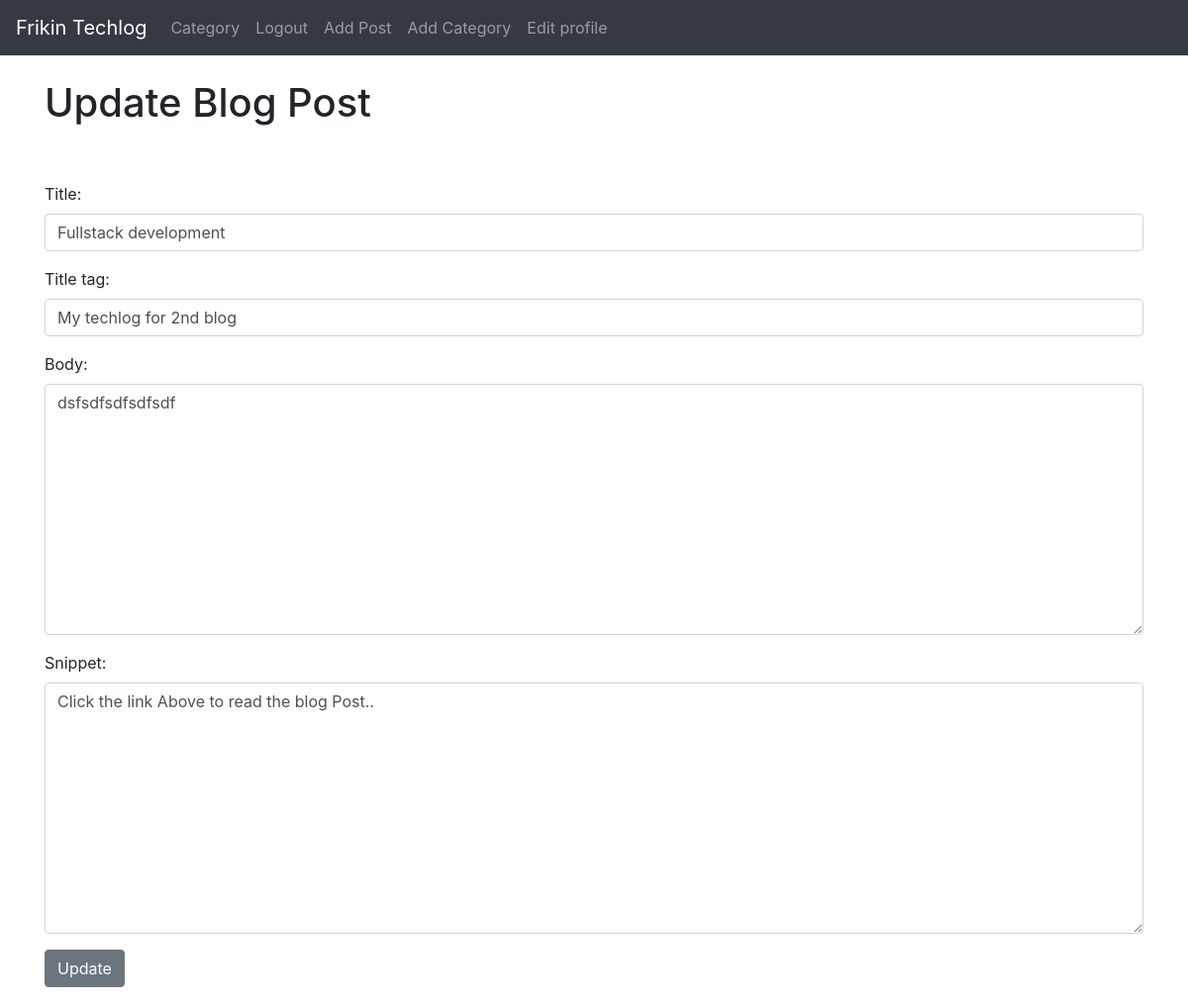
Page /article/edit/22 (signed in) on the committed database.
### techlog/models.py (models this page shows, shortened)
class Post(models.Model):
    title = models.CharField(max_length=255)
    title_tag = models.CharField(max_length=255)
    author = models.ForeignKey(User, on_delete=models.CASCADE)
    body = RichTextField(blank=True, null=True)
    post_date = models.DateField(auto_now_add=True)
    category = models.CharField(max_length=255, default='coding')
    snippet = models.CharField(max_length=255) #default='Click the link Above to read the blog Post..')
    likes = models.ManyToManyField(User, related_name='blog_posts' )

### techlog/views.py (the view)
# urls.py: path('article/edit/<int:pk>', UpdatePostView.as_view(), name='update_post'),
class UpdatePostView(UpdateView):
    model = Post
    form_class = EditForm
    template_name = 'update_post.html'

### techlog/forms.py
class EditForm(forms.ModelForm):
    class Meta:
        model = Post
        fields = ('title', 'title_tag',  'body', 'snippet')
        widgets = {
            'title': forms.TextInput(attrs={'class': 'form-control', 'placeholder':'This is Title Placeholder'}),
            'title_tag': forms.TextInput(attrs={'class': 'form-control'}),
            'body': forms.Textarea(attrs={'class': 'form-control'}),
            'snippet': forms.Textarea(attrs={'class': 'form-control'}),
        }

### techlog/templates/update_post.html (shortened to what this page needs)
{% extends 'base.html' %}
{% block content %}
{% if user.is_authenticated %}
 {% if user.id == post.author.id %}
<h1> Update Blog Post</h1>
<br/>  <br/>
  <div class="form-group">
<form method="POST">
    {{ form.as_p }}
    <button class="btn btn-secondary">Update</button>
     </div>
{% else %}
You are not allowed here! (and you Know it...)
{% endif %}
{% else %}
You are not allowed here! (and you Know it...)
{% endif %}
{% endblock%}

### rows in the picture
Post: title "Fullstack development", title_tag "My techlog for 2nd blog", body "dsfsdfsdfsdfsdf", snippet "Click the link Above to read the blog Post.."
